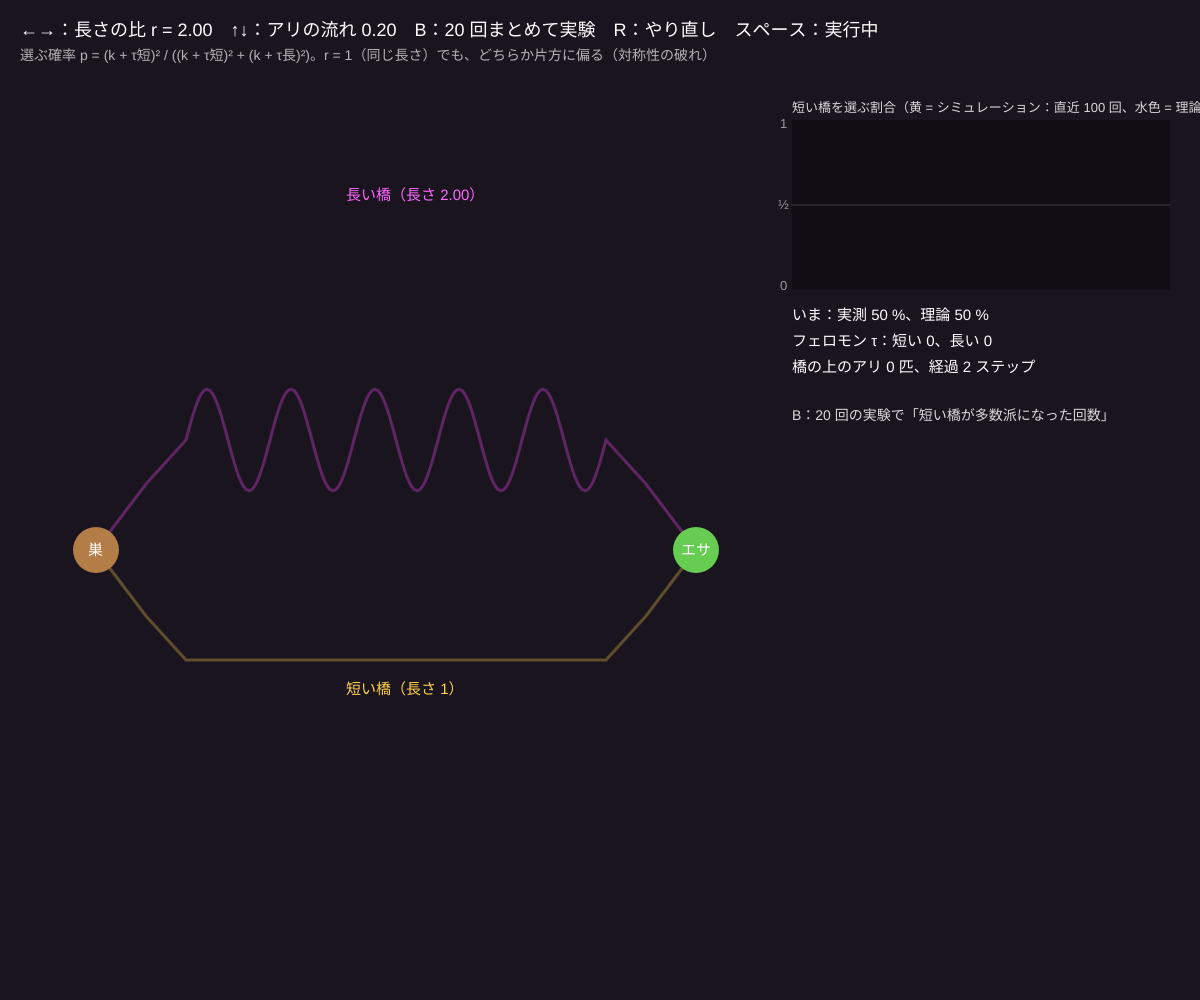
Frame 1 (no input)
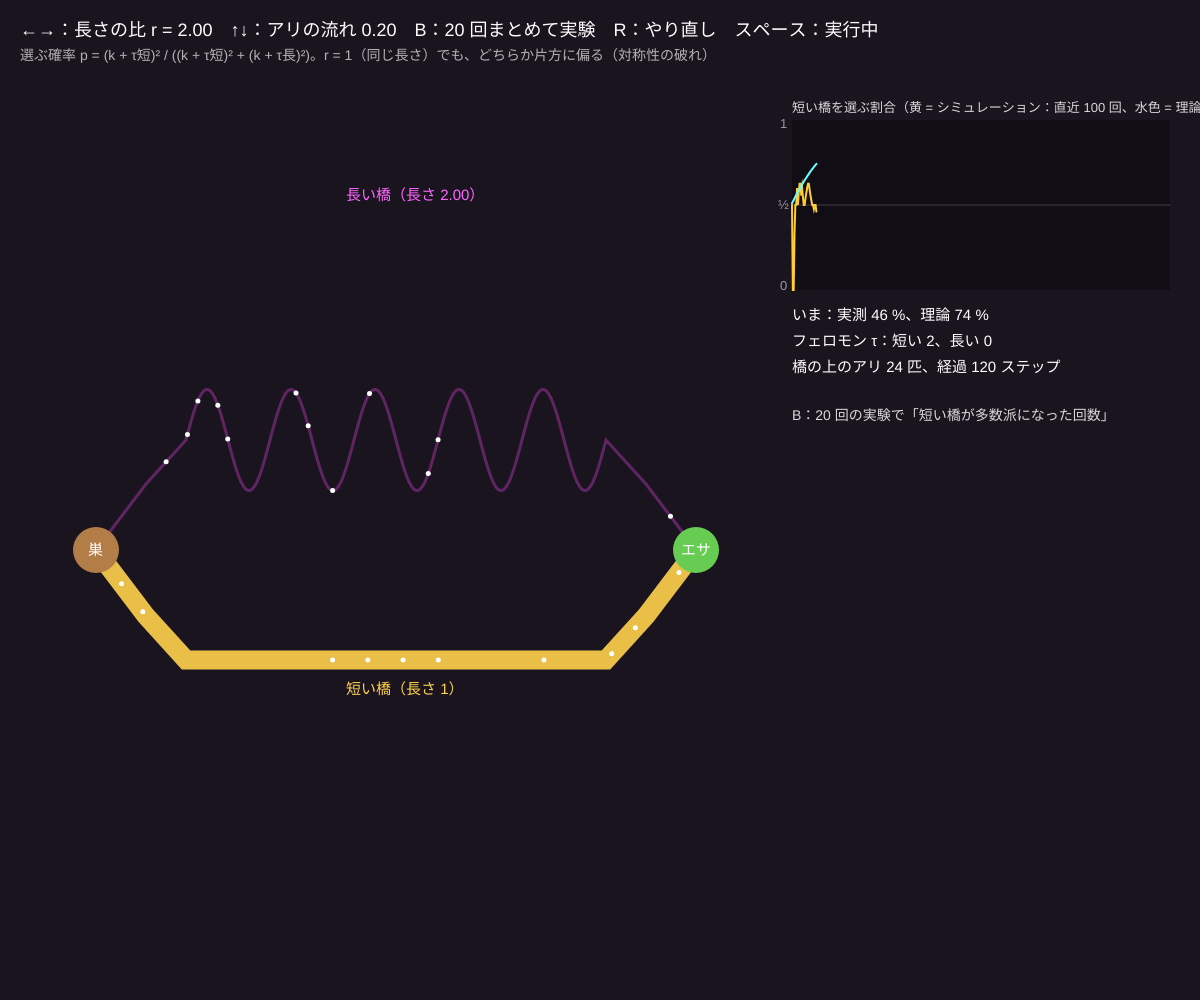
Frame 60 (no input)
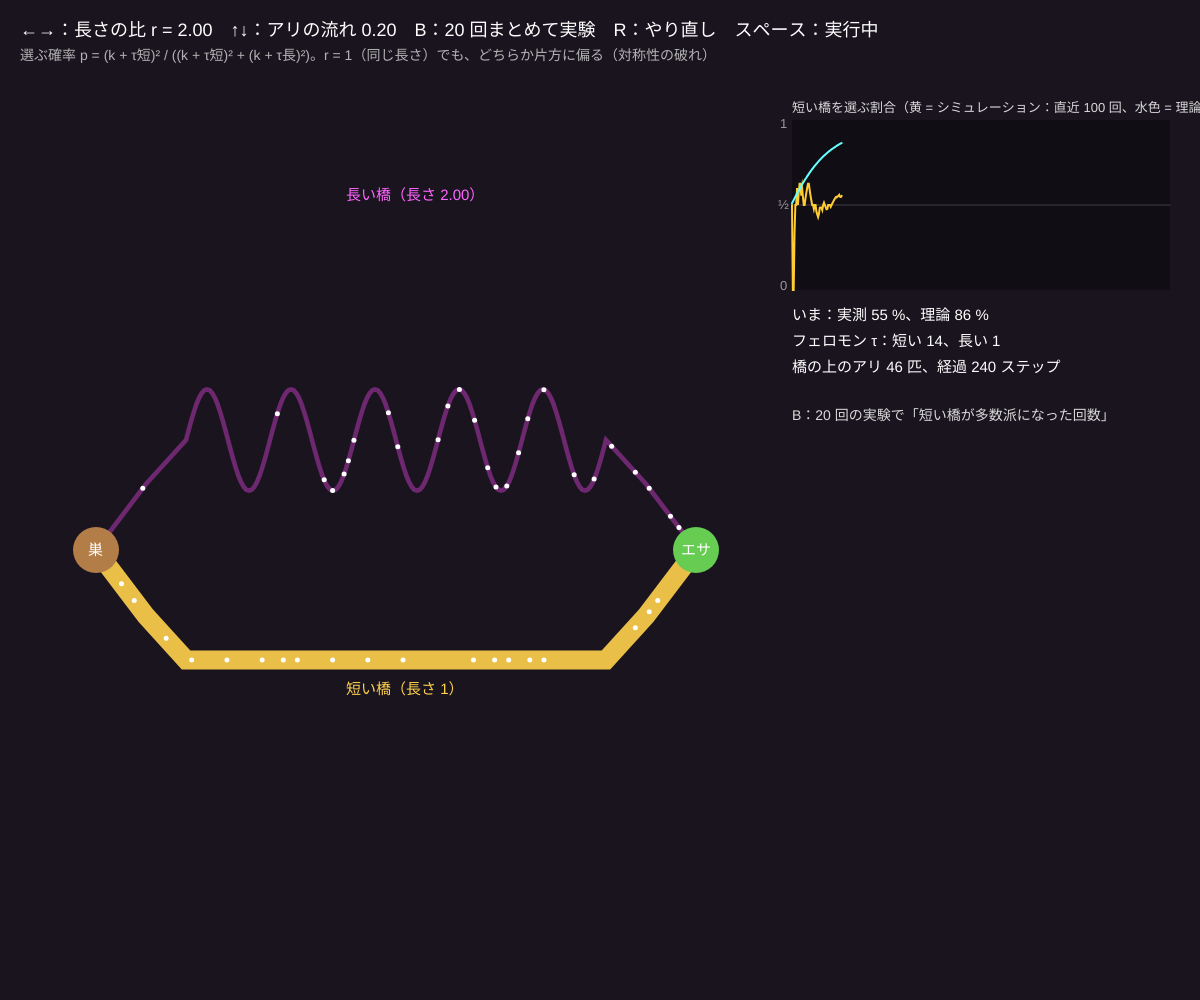
Frame 120 (the mouse pressed at the canvas centre since frame 60)

The p5.js sketch that drew these frames (run headless with seeded random() and noise() and a simulated clock; from frame 60 on, the mouse is pressed at the canvas centre):

// p5.js sketch
// ── sketch.js
// ============================================
// 10 道の分岐と最短路 ─ 二重橋の実験（Deneubourg・Goss）
// 巣とエサの間に長さの違う 2 本の橋。アリは分かれ道で、フェロモンが濃い方を確率で選ぶ：p = (k + τ)^h / ((k + τ1)^h + (k + τ2)^h)
// 短い橋を往復したアリは早く戻るので、短い方が先に濃くなる → さらに選ばれる。最後はほとんどが短い橋を使う
// ←→ = 長さの比 r（長い橋 / 短い橋）/ ↑↓ = アリの流れ / B = 20 回の実験をまとめて行う / R = やり直し / スペース = 一時停止
// ============================================

let ratio = 2.0;             // 長さの比 r（1 = 同じ長さ）
let flux = 0.2;              // 巣から出るアリの数（1 ステップあたり）
let kC = 20, hC = 2;         // ★ 選ぶ式の定数 k と h（Deneubourg の実験に合う値）
let rhoE = 0.002;            // ★ 1 ステップの蒸発率
let stepsPerFrame = 2;
let simA, theoC = [0, 0], hist = [], paused = false;
let pathPts = [[], []], pathLen = [0, 0];
let batch = null, batchResults = [];

function setup() {
  createCanvas(windowWidth, windowHeight);
  colorMode(HSB, 360, 100, 100, 100);
  buildPaths(); resetAll();
}

function newSim() { return { ants: [], tau: [0, 0], acc: 0, recent: [], t: 0 }; }
function resetAll() { simA = newSim(); theoC = [0, 0]; hist = []; }
// ★ 分かれ道で短い橋（0）を選ぶ確率
function chooseShort(tau) { let a = Math.pow(kC + tau[0], hC), b = Math.pow(kC + tau[1], hC); return a / (a + b); }
function lenU(b) { return b === 0 ? 100 : 100 * ratio; }   // 橋の長さ（単位）。短い橋 = 100

// ★ アリの 1 ステップ：生まれる → 歩く → 端に着いたらフェロモンを置き、エサ側なら帰りの橋を選ぶ
function simStep(sm) {
  sm.acc += flux;
  while (sm.acc >= 1) {
    sm.acc -= 1;
    let b = Math.random() < chooseShort(sm.tau) ? 0 : 1;
    sm.ants.push({ b, s: 0, dir: 1 }); record(sm, b);
  }
  for (let a of sm.ants) a.s += a.dir;
  let keep = [];
  for (let a of sm.ants) {
    let L = lenU(a.b);
    if (a.dir > 0 && a.s >= L) {                            // エサに着いた
      sm.tau[a.b] += 100 / L;                               // 通った橋に置く（長い橋は薄く広がる）
      a.b = Math.random() < chooseShort(sm.tau) ? 0 : 1; a.s = lenU(a.b); a.dir = -1; record(sm, a.b);
      keep.push(a);
    } else if (a.dir < 0 && a.s <= 0) {
      sm.tau[a.b] += 100 / L;                               // 巣に戻った（いなくなる）
    } else keep.push(a);
  }
  sm.ants = keep;
  sm.tau[0] *= 1 - rhoE; sm.tau[1] *= 1 - rhoE;
  sm.t++;
}
function record(sm, b) { sm.recent.push(b === 0 ? 1 : 0); if (sm.recent.length > 100) sm.recent.shift(); }
function shortShare(sm) { return sm.recent.length ? sm.recent.reduce((x, y) => x + y, 0) / sm.recent.length : 0.5; }

// ★ 理論（平均場の式）：dτi/dt = 2 Φ pi (100 / Li) − ρ τi（往復で 2 回通る、遅れは無視）
function theoryStep() {
  let p = chooseShort(theoC);
  theoC[0] += 2 * flux * p * (100 / lenU(0)) - rhoE * theoC[0];
  theoC[1] += 2 * flux * (1 - p) * (100 / lenU(1)) - rhoE * theoC[1];
}

function draw() {
  background(275, 35, 12);
  if (!paused) for (let s = 0; s < stepsPerFrame; s++) {
    simStep(simA); theoryStep();
    if (simA.t % 4 === 0) { hist.push([shortShare(simA), chooseShort(theoC)]); if (hist.length > 450) hist.shift(); }
  }
  // まとめ実験：1 フレームに 1 回分（3000 ステップ）
  if (batch && batch.done < 20) {
    let sm = newSim();
    for (let t = 0; t < 3000; t++) simStep(sm);
    if (shortShare(sm) > 0.5) batch.shortWins++;
    batch.done++;
    if (batch.done === 20) batchResults.push({ r: ratio, wins: batch.shortWins });
  }

  // ---- 橋を描く（太さ = フェロモンの量）
  let tmax = Math.max(simA.tau[0], simA.tau[1], 1);
  noFill();
  for (let b = 0; b < 2; b++) {
    stroke(b === 0 ? 45 : 300, 70, 100, 30 + 60 * (simA.tau[b] / tmax)); strokeWeight(3 + 16 * (simA.tau[b] / tmax));
    beginShape(); for (let p of pathPts[b]) vertex(p[0], p[1]); endShape();
  }
  noStroke(); fill(0, 0, 100);
  for (let a of simA.ants) { let p = pointAt(a.b, a.s / lenU(a.b)); circle(p[0], p[1], 5); }
  let n0 = pathPts[0][0], n1 = pathPts[0][pathPts[0].length - 1];
  fill(30, 60, 70); circle(n0[0], n0[1], 46); fill(110, 60, 80); circle(n1[0], n1[1], 46);
  fill(0, 0, 100); textSize(15); text('巣', n0[0] - 8, n0[1] + 5); text('エサ', n1[0] - 15, n1[1] + 5);
  fill(45, 70, 100); text('短い橋（長さ 1）', (n0[0] + n1[0]) / 2 - 50, pathPts[0][2][1] + 34);
  fill(300, 60, 100); text('長い橋（長さ ' + nf(ratio, 1, 2) + '）', (n0[0] + n1[0]) / 2 - 50, height * 0.2);

  // ---- 右：短い橋を選ぶ割合（実測と理論）
  let gx = width * 0.66, gw = width - gx - 30, gy = 120, gh = 170;
  noStroke(); fill(0, 0, 0, 35); rect(gx, gy, gw, gh);
  stroke(0, 0, 100, 20); strokeWeight(1); line(gx, gy + gh / 2, gx + gw, gy + gh / 2);
  if (hist.length > 1) {
    noFill(); stroke(45, 80, 100); strokeWeight(2);
    beginShape(); for (let i = 0; i < hist.length; i++) vertex(gx + (i / 449) * gw, gy + gh - hist[i][0] * gh); endShape();
    stroke(180, 60, 100); strokeWeight(2);
    beginShape(); for (let i = 0; i < hist.length; i++) vertex(gx + (i / 449) * gw, gy + gh - hist[i][1] * gh); endShape();
  }
  noStroke(); fill(0, 0, 85); textSize(13);
  text('短い橋を選ぶ割合（黄 = シミュレーション：直近 100 回、水色 = 理論）', gx, gy - 8);
  fill(0, 0, 60); text('1', gx - 12, gy + 8); text('½', gx - 14, gy + gh / 2 + 4); text('0', gx - 12, gy + gh);
  fill(0, 0, 100); textSize(15);
  text('いま：実測 ' + nf(shortShare(simA) * 100, 1, 0) + ' %、理論 ' + nf(chooseShort(theoC) * 100, 1, 0) + ' %', gx, gy + gh + 30);
  text('フェロモン τ：短い ' + nf(simA.tau[0], 1, 0) + '、長い ' + nf(simA.tau[1], 1, 0), gx, gy + gh + 56);
  text('橋の上のアリ ' + simA.ants.length + ' 匹、経過 ' + simA.t + ' ステップ', gx, gy + gh + 82);
  // まとめ実験の結果
  let by = gy + gh + 130;
  fill(0, 0, 85); textSize(14); text('B：20 回の実験で「短い橋が多数派になった回数」', gx, by);
  if (batch && batch.done < 20) { fill(50, 80, 100); text('実験中… ' + batch.done + ' / 20', gx, by + 24); }
  for (let i = 0; i < batchResults.length && i < 8; i++) {
    let rr = batchResults[batchResults.length - 1 - i];
    fill(0, 0, 80); text('r = ' + nf(rr.r, 1, 2) + '：短い橋 ' + rr.wins + ' / 20', gx, by + 48 + i * 22);
    fill(45, 80, 100); rect(gx + 170, by + 38 + i * 22, (rr.wins / 20) * (gw - 180), 12);
  }

  fill(0, 0, 100); textSize(18);
  text('←→：長さの比 r = ' + nf(ratio, 1, 2) + '　↑↓：アリの流れ ' + nf(flux, 1, 2) + '　B：20 回まとめて実験　R：やり直し　スペース：' + (paused ? '停止中' : '実行中'), 20, 36);
  fill(0, 0, 70); textSize(14);
  text('選ぶ確率 p = (k + τ短)² / ((k + τ短)² + (k + τ長)²)。r = 1（同じ長さ）でも、どちらか片方に偏る（対称性の破れ）', 20, 60);
}

function keyPressed() {
  if (key === RIGHT_ARROW) { ratio = Math.min(ratio + 0.25, 3); buildPaths(); resetAll(); }
  if (key === LEFT_ARROW) { ratio = Math.max(ratio - 0.25, 1); buildPaths(); resetAll(); }
  if (key === UP_ARROW) flux = Math.min(flux + 0.05, 1);
  if (key === DOWN_ARROW) flux = Math.max(flux - 0.05, 0.05);
  if (key === 'b' || key === 'B') batch = { done: 0, shortWins: 0 };
  if (key === 'r' || key === 'R') resetAll();
  if (key === ' ') paused = !paused;
}
function windowResized() { resizeCanvas(windowWidth, windowHeight); buildPaths(); }

// ---------- やってみよう ----------
// 1. r = 2 で R を何回か押す。短い橋がほぼ毎回勝つ？ B で 20 回まとめて数えよう
// 2. ← で r = 1（同じ長さ）に。それでも片方に偏る。どちらに偏るかは毎回変わる（最初の偶然が増幅される）
// 3. 理論（水色）は「平均」の動き。シミュレーション（黄）は数が少ないのでゆらぐ。↑ でアリを増やすと理論に近づく？
// 4. rhoE を 0 にすると？ 一度偏ると戻れない。0.02 にすると忘れっぽく、偏りが弱くなる
// 5. hC を 1 にすると「濃い方に比例して選ぶ」だけ。偏りは強くなる？弱くなる？

// ==================================================
// ここから下は「橋の形の道具」です（折れ線・長さ・位置）
// ==================================================
function polyLen(p) { let s = 0; for (let i = 1; i < p.length; i++) s += Math.hypot(p[i][0] - p[i - 1][0], p[i][1] - p[i - 1][1]); return s; }
function makeBranch(sign, wig) {
  let x0 = width * 0.08, x1 = width * 0.58, cy = height * 0.55, off = 110 * sign, pts = [[x0, cy]];
  pts.push([x0 + 50, cy + off * 0.6], [x0 + 90, cy + off]);
  for (let k = 0; k <= 160; k++) { let x = x0 + 90 + ((x1 - x0 - 180) * k) / 160; pts.push([x, cy + off + sign * wig * Math.sin((k / 160) * Math.PI * 10)]); }
  pts.push([x1 - 50, cy + off * 0.6], [x1, cy]);
  return pts;
}
function buildPaths() {
  pathPts[0] = makeBranch(1, 0);
  let target = polyLen(pathPts[0]) * ratio, lo = 0, hi = 300;
  for (let it = 0; it < 40; it++) { let mid = (lo + hi) / 2; if (polyLen(makeBranch(-1, mid)) < target) lo = mid; else hi = mid; }
  pathPts[1] = makeBranch(-1, lo);
  for (let b = 0; b < 2; b++) {                          // 区間ごとの長さを覚えておく
    let p = pathPts[b], acc = [0];
    for (let i = 1; i < p.length; i++) acc.push(acc[i - 1] + Math.hypot(p[i][0] - p[i - 1][0], p[i][1] - p[i - 1][1]));
    pathLen[b] = acc;
  }
}
// 橋 b の上で、割合 u（0 = 巣、1 = エサ）の位置
function pointAt(b, u) {
  let p = pathPts[b], acc = pathLen[b], d = constrain(u, 0, 1) * acc[acc.length - 1], i = 1;
  while (i < acc.length - 1 && acc[i] < d) i++;
  let t = (d - acc[i - 1]) / Math.max(acc[i] - acc[i - 1], 1e-6);
  return [p[i - 1][0] + (p[i][0] - p[i - 1][0]) * t, p[i - 1][1] + (p[i][1] - p[i - 1][1]) * t];
}
